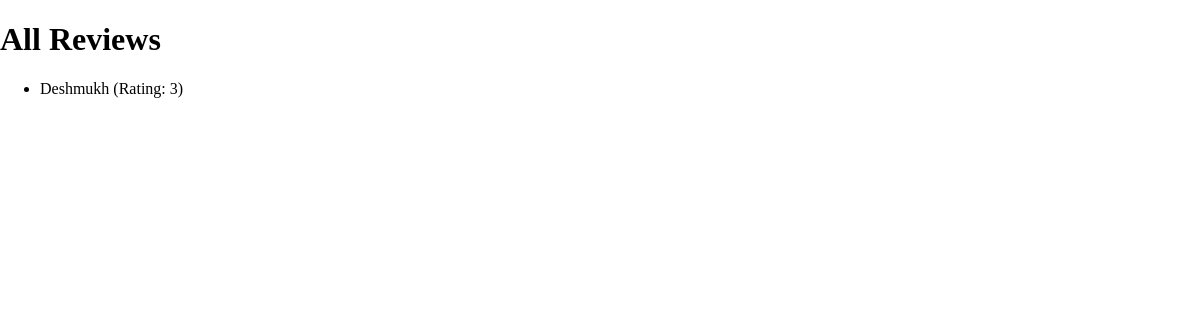
Page /reviews on the earlier database version.
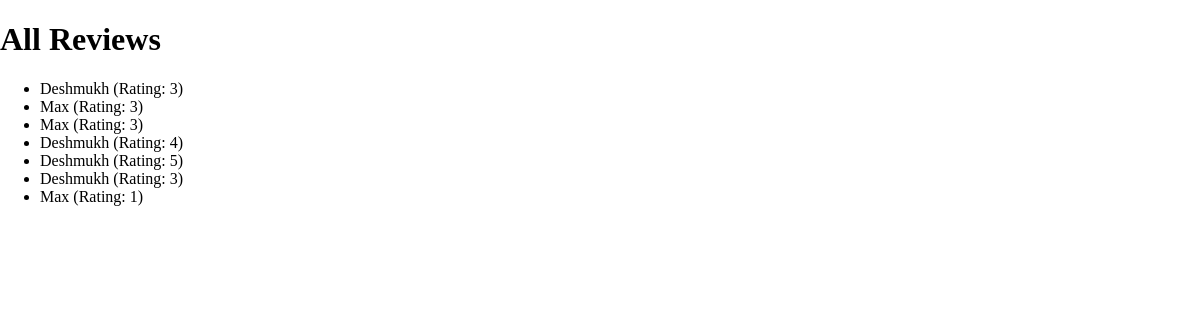
Same page on the later database version.
### reviews/models.py (models this page shows)
class Review(models.Model):
    user_name = models.CharField(max_length=100)
    review_text = models.TextField()
    rating = models.IntegerField()
    def __str__(self):
        return self.user_name

### reviews/views.py (the view)
# urls.py: path('reviews', views.ReviewList.as_view(), name='review_list'),
class ReviewList(ListView):
    template_name = 'reviews/review_list.html'
    model = Review
    context_object_name = 'reviews'

### reviews/templates/reviews/review_list.html (shortened to what this page needs)
{% extends "reviews/base.html" %}
{% block content %}
    <h1>All Reviews</h1>
    <ul>
        {% for review in reviews %}
            <li>{{ review }} (Rating: {{ review.rating }})</li>
        {% endfor %}
    </ul>
{% endblock %}

### reviews/templates/reviews/base.html (shortened to what this page needs)
{% load static %}
<!DOCTYPE html>
<html lang="en">
<head>
    <link rel="stylesheet" href="{% static "reviews/styles.css" %}">
</head>
<body>
    {% block content %}
    {% endblock %}
</body>
</html>

### reviews/static/reviews/styles.css (style rules this page uses)
body { font-family: 'sans-serif'; margin: 0; }

Differences in the rows shown:
added Review: user_name "Max", rating "3"
added Review: user_name "Max", rating "3"
added Review: user_name "Deshmukh", rating "4"
added Review: user_name "Deshmukh", rating "5"
added Review: user_name "Deshmukh", rating "3"
added Review: user_name "Max", rating "1"
